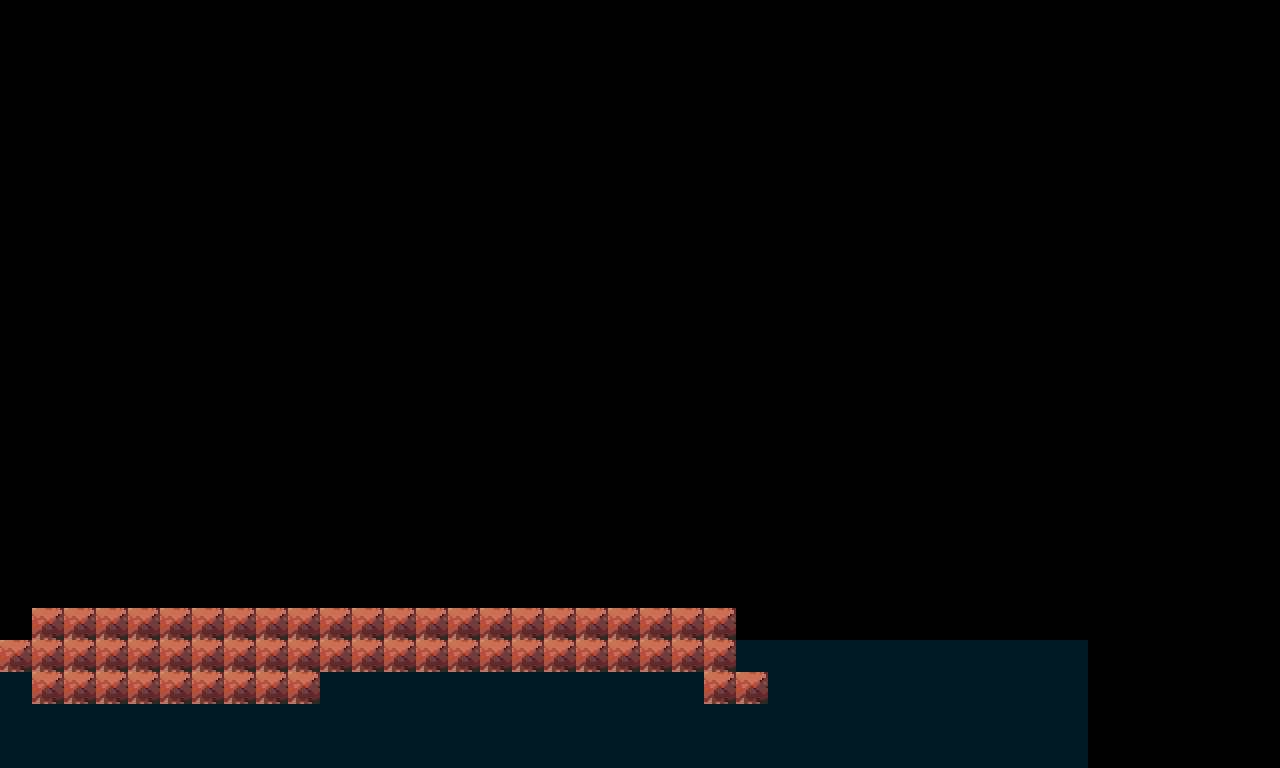

A level layout from a 2D game, rendered from its tile map. Below: a short description, then the map file with its tile-grid data intact:
An orthogonal 40x24 tile map with 32x32 px tiles, 1 tile layer (Capa de patrones 1).

<map version="1.10" tiledversion="1.10.1" orientation="orthogonal" renderorder="right-down" width="40" height="24" tilewidth="32" tileheight="32" infinite="0" nextlayerid="2" nextobjectid="1">
 <tileset firstgid="1" name="NightTiles" tilewidth="32" tileheight="32" tilecount="198" columns="18">
  <image source="tileset.png" width="576" height="352" />
 </tileset>
 <layer id="1" name="Capa de patrones 1" width="40" height="24">
  <data encoding="csv">
0,0,0,0,0,0,0,0,0,0,0,0,0,0,0,0,0,0,0,0,0,0,0,0,0,0,0,0,0,0,0,0,0,0,0,0,0,0,0,0,
0,0,0,0,0,0,0,0,0,0,0,0,0,0,0,0,0,0,0,0,0,0,0,0,0,0,0,0,0,0,0,0,0,0,0,0,0,0,0,0,
0,0,0,0,0,0,0,0,0,0,0,0,0,0,0,0,0,0,0,0,0,0,0,0,0,0,0,0,0,0,0,0,0,0,0,0,0,0,0,0,
0,0,0,0,0,0,0,0,0,0,0,0,0,0,0,0,0,0,0,0,0,0,0,0,0,0,0,0,0,0,0,0,0,0,0,0,0,0,0,0,
0,0,0,0,0,0,0,0,0,0,0,0,0,0,0,0,0,0,0,0,0,0,0,0,0,0,0,0,0,0,0,0,0,0,0,0,0,0,0,0,
0,0,0,0,0,0,0,0,0,0,0,0,0,0,0,0,0,0,0,0,0,0,0,0,0,0,0,0,0,0,0,0,0,0,0,0,0,0,0,0,
0,0,0,0,0,0,0,0,0,0,0,0,0,0,0,0,0,0,0,0,0,0,0,0,0,0,0,0,0,0,0,0,0,0,0,0,0,0,0,0,
0,0,0,0,0,0,0,0,0,0,0,0,0,0,0,0,0,0,0,0,0,0,0,0,0,0,0,0,0,0,0,0,0,0,0,0,0,0,0,0,
0,0,0,0,0,0,0,0,0,0,0,0,0,0,0,0,0,0,0,0,0,0,0,0,0,0,0,0,0,0,0,0,0,0,0,0,0,0,0,0,
0,0,0,0,0,0,0,0,0,0,0,0,0,0,0,0,0,0,0,0,0,0,0,0,0,0,0,0,0,0,0,0,0,0,0,0,0,0,0,0,
0,0,0,0,0,0,0,0,0,0,0,0,0,0,0,0,0,0,0,0,0,0,0,0,0,0,0,0,0,0,0,0,0,0,0,0,0,0,0,0,
0,0,0,0,0,0,0,0,0,0,0,0,0,0,0,0,0,0,0,0,0,0,0,0,0,0,0,0,0,0,0,0,0,0,0,0,0,0,0,0,
0,0,0,0,0,0,0,0,0,0,0,0,0,0,0,0,0,0,0,0,0,0,0,0,0,0,0,0,0,0,0,0,0,0,0,0,0,0,0,0,
0,0,0,0,0,0,0,0,0,0,0,0,0,0,0,0,0,0,0,0,0,0,0,0,0,0,0,0,0,0,0,0,0,0,0,0,0,0,0,0,
0,0,0,0,0,0,0,0,0,0,0,0,0,0,0,0,0,0,0,0,0,0,0,0,0,0,0,0,0,0,0,0,0,0,0,0,0,0,0,0,
0,0,0,0,0,0,0,0,0,0,0,0,0,0,0,0,0,0,0,0,0,0,0,0,0,0,0,0,0,0,0,0,0,0,0,0,0,0,0,0,
0,0,0,0,0,0,0,0,0,0,0,0,0,0,0,0,0,0,0,0,0,0,0,0,0,0,0,0,0,0,0,0,0,0,0,0,0,0,0,0,
0,0,0,0,0,0,0,0,0,0,0,0,0,0,0,0,0,0,0,0,0,0,0,0,0,0,0,0,0,0,0,0,0,0,0,0,0,0,0,0,
0,0,0,0,0,0,0,0,0,0,0,0,0,0,0,0,0,0,0,0,0,0,0,0,0,0,0,0,0,0,0,0,0,0,0,0,0,0,0,0,
0,67,67,67,67,67,67,67,67,67,67,67,67,67,67,67,67,67,67,67,67,67,67,0,0,0,0,0,0,0,0,0,0,0,0,0,0,0,0,0,
67,67,67,67,67,67,67,67,67,67,67,67,67,67,67,67,67,67,67,67,67,67,67,163,163,163,163,163,163,163,163,163,163,163,0,0,0,0,0,0,
163,67,67,67,67,67,67,67,67,67,163,163,163,163,163,163,163,163,163,163,163,163,67,67,163,163,163,163,163,163,163,163,163,163,0,0,0,0,0,0,
163,163,163,163,163,163,163,163,163,163,163,163,163,163,163,163,163,163,163,163,163,163,163,163,163,163,163,163,163,163,163,163,163,163,0,0,0,0,0,0,
163,163,163,163,163,163,163,163,163,163,163,163,163,163,163,163,163,163,163,163,163,163,163,163,163,163,163,163,163,163,163,163,163,163,0,0,0,0,0,0
</data>
 </layer>
</map>